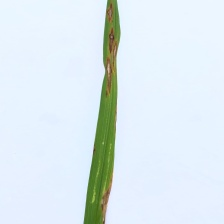
#> input picture rice_disease_detection/dataset/processed/test/blast/00001.jpg, 224 x 224 px; its folder holds only this picture in this run
$ python explore_dataset.py
#> lines starting #> are read from the running program, lines starting #| are printed output that depends on the picture

import cv2
import matplotlib.pyplot as plt
from pathlib import Path
from collections import Counter

# Lokasi dataset
BASE_DIR = Path(__file__).resolve().parents[1]
DATASET_DIR = BASE_DIR / "dataset" / "raw"

CLASSES = ["blast", "blight", "tungro"]

EXTENSIONS = {".jpg", ".jpeg", ".png", ".bmp", ".webp"}

total_images = 0
class_counts = {}

print("=== EKSPLORASI DATASET PENYAKIT PADI ===\n")

# Menampilkan jumlah gambar setiap kelas
for class_name in CLASSES:

    class_dir = DATASET_DIR / class_name

    if not class_dir.exists():
        print(f"Folder tidak ditemukan: {class_name}")
        continue

    images = [
        f for f in class_dir.iterdir()
        if f.is_file() and f.suffix.lower() in EXTENSIONS
    ]

    valid_images = []
    invalid_images = []

    for image_path in images:
        image = cv2.imread(str(image_path))
#> image is the input picture: shape (224, 224, 3); mean B, G, R 238.6, 233.4, 221.1

        if image is not None:
            valid_images.append(image_path)
        else:
            invalid_images.append(image_path)

    class_counts[class_name] = len(valid_images)
    total_images += len(valid_images)

    print(f"Kelas       : {class_name}")
    print(f"Jumlah valid: {len(valid_images)}")
    print(f"Jumlah rusak: {len(invalid_images)}")
    print("-" * 35)

print(f"\nTotal gambar valid: {total_images}")

# Visualisasi distribusi dataset
plt.figure(figsize=(8, 5))

plt.bar(
    class_counts.keys(),
    class_counts.values()
)

plt.title("Distribusi Dataset Penyakit Daun Padi")
plt.xlabel("Kelas Penyakit")
plt.ylabel("Jumlah Gambar")

plt.tight_layout()
plt.show()
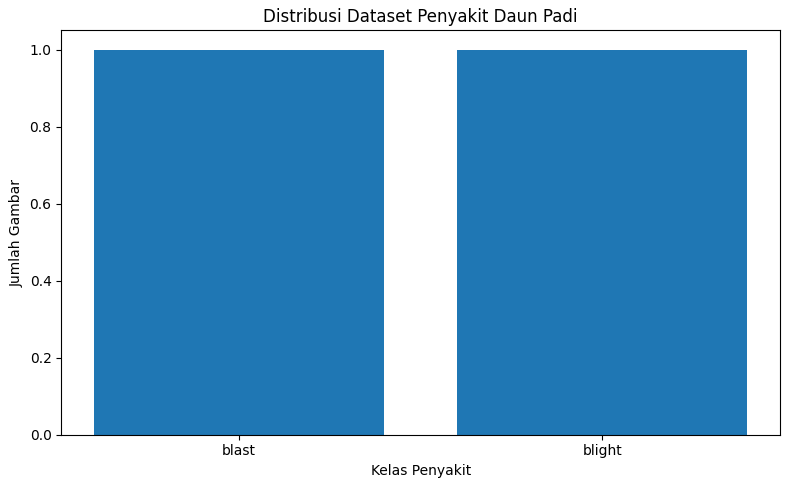
#> figure drawn by matplotlib, 1 panel

# Menampilkan sampel gambar
fig, axes = plt.subplots(1, 3, figsize=(12, 4))

for ax, class_name in zip(axes, CLASSES):

    class_dir = DATASET_DIR / class_name

    images = [
        f for f in class_dir.iterdir()
        if f.is_file() and f.suffix.lower() in EXTENSIONS
    ]

    if not images:
        ax.set_title(f"{class_name} - kosong")
        ax.axis("off")
        continue

    image = cv2.imread(str(images[0]))
    image = cv2.cvtColor(image, cv2.COLOR_BGR2RGB)
#> (the run stopped early here; a loop or call above may not have finished)
